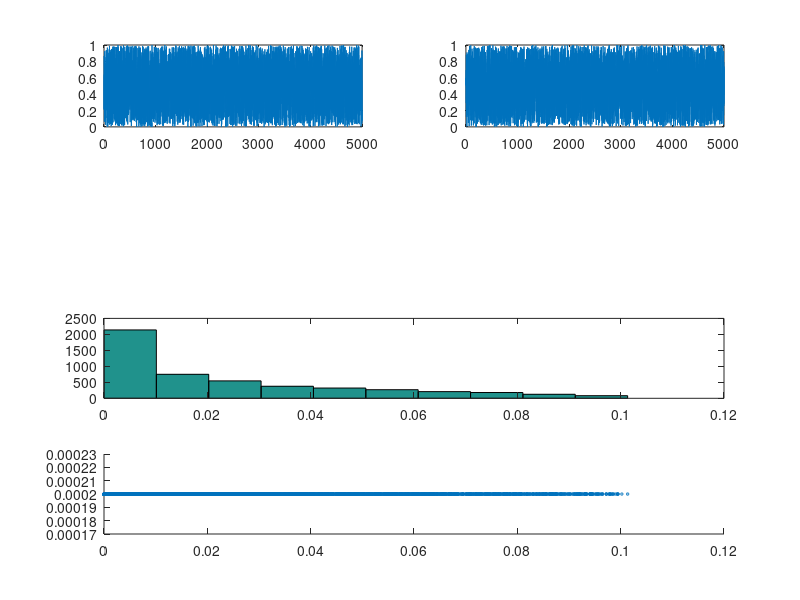
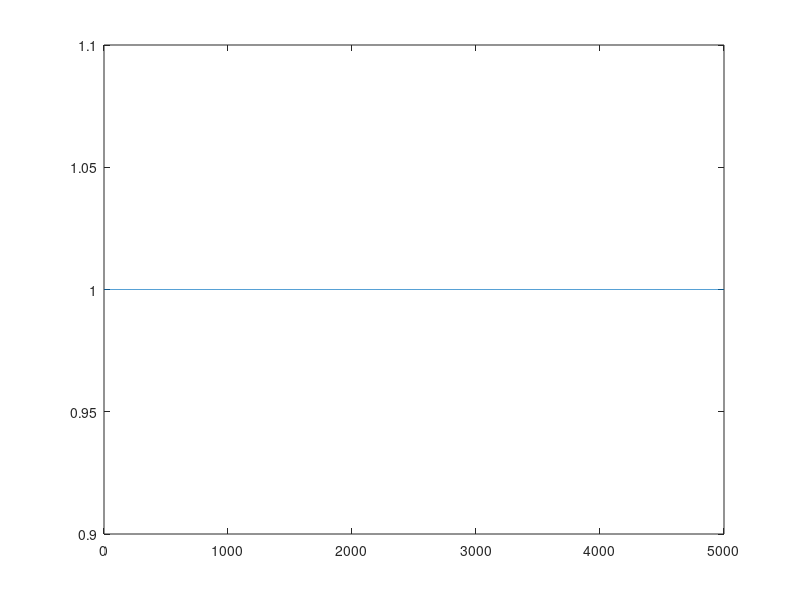

Here is the MATLAB script that generated these plots, in order:
clc;
clear all;
g=9.81;
v=1:5000
E(v)=50;
var(v)=0.2;
rv(v)=rand(1,5000);
%v=50+0.2.*rv;
t=1:5000
E(t)=pi/3;
var(t)=pi/30;
rt(t)=rand(1,5000);
%t=pi/3+(pi/30).*rt;
figure;
subplot(4,2,1),plot(rv);
subplot(4,2,2),plot(rt);


xh=((rv.^2).*sin(2.*rt))/g;

subplot(4,1,3),hist(xh);
n=ceil(xh);
k=unique(xh);
ma=max(xh);
mi=min(xh);
freq=histc(xh,k)
%for i=1:5000
%freq(i)=sum(xh(:)==xh(i)) 
%end
freq2=freq/5000;
s=sum(freq2);
subplot(4,1,4),scatter(k,freq2,3);
max(freq);
figure;
plot(n)

%for i=1:l
 
%   k=0;
 %   for j=1:m
  %     if xh(i)==xh(j)
   %         if xh(i)~= 0
    %         k=k+1;
    %         if j ~= i
     %            xh(j)=0
     %        end
              
     %       end
     %   end
     %   j(i)=k
     %end
  %end
%xh
%j
%xh1=find(xh>0);

%xhf=xh(xh1)
%j1=find(j>0);
%jf=j(j1)
%figure;
%plot(xh,j)

%counts = sum(repmat(xh,ma,1) == repmat((1:ma)',1,length(xh)),2)';
%bibliografia que ayudo
%http://iimyo.forja.rediris.es/tutorial/estadistica.html 